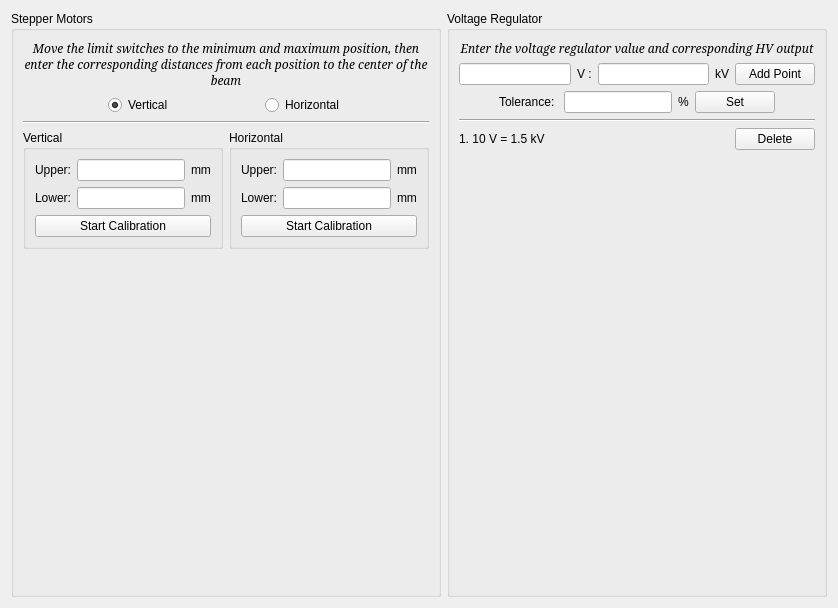
      <widget class="QWidget" name="tab">
       <property name="enabled">
        <bool>true</bool>
       </property>
       <attribute name="title">
        <string>Calibration</string>
       </attribute>
       <layout class="QHBoxLayout" name="horizontalLayout_16">
        <item>
         <widget class="QGroupBox" name="gbStepperCalib">
          <property name="title">
           <string>Stepper Motors</string>
          </property>
          <layout class="QVBoxLayout" name="verticalLayout_14">
           <item>
            <widget class="QLabel" name="label_55">
             <property name="font">
              <font>
               <family>MS Serif</family>
               <italic>true</italic>
              </font>
             </property>
             <property name="text">
              <string>&lt;html&gt;&lt;head/&gt;&lt;body&gt;&lt;p&gt;Move the limit switches to the minimum and maximum position, then enter the corresponding distances from each position to the center of the beam&lt;/p&gt;&lt;/body&gt;&lt;/html&gt;</string>
             </property>
             <property name="alignment">
              <set>Qt::AlignCenter</set>
             </property>
             <property name="wordWrap">
              <bool>true</bool>
             </property>
            </widget>
           </item>
           <item>
            <layout class="QHBoxLayout" name="horizontalLayout">
             <item>
              <spacer name="horizontalSpacer_27">
               <property name="orientation">
                <enum>Qt::Horizontal</enum>
               </property>
               <property name="sizeHint" stdset="0">
                <size>
                 <width>40</width>
                 <height>20</height>
                </size>
               </property>
              </spacer>
             </item>
             <item>
              <widget class="QRadioButton" name="rbVCalib">
               <property name="text">
                <string>Vertical</string>
               </property>
               <property name="checked">
                <bool>true</bool>
               </property>
              </widget>
             </item>
             <item>
              <spacer name="horizontalSpacer_29">
               <property name="orientation">
                <enum>Qt::Horizontal</enum>
               </property>
               <property name="sizeHint" stdset="0">
                <size>
                 <width>40</width>
                 <height>20</height>
                </size>
               </property>
              </spacer>
             </item>
             <item>
              <widget class="QRadioButton" name="rbHCalib">
               <property name="text">
                <string>Horizontal</string>
               </property>
              </widget>
             </item>
             <item>
              <spacer name="horizontalSpacer_28">
               <property name="orientation">
                <enum>Qt::Horizontal</enum>
               </property>
               <property name="sizeHint" stdset="0">
                <size>
                 <width>40</width>
                 <height>20</height>
                </size>
               </property>
              </spacer>
             </item>
            </layout>
           </item>
           <item>
            <widget class="Line" name="line_16">
             <property name="orientation">
              <enum>Qt::Horizontal</enum>
             </property>
            </widget>
           </item>
           <item>
            <layout class="QHBoxLayout" name="horizontalLayout_15">
             <item>
              <widget class="QGroupBox" name="gbVCalib">
               <property name="enabled">
                <bool>true</bool>
               </property>
               <property name="title">
                <string>Vertical</string>
               </property>
               <layout class="QVBoxLayout" name="verticalLayout_3">
                <item>
                 <layout class="QGridLayout" name="gridLayout_2">
                  <item row="0" column="0">
                   <widget class="QLabel" name="label">
                    <property name="text">
                     <string>Upper:</string>
                    </property>
                   </widget>
                  </item>
                  <item row="0" column="1">
                   <widget class="QLineEdit" name="txtVCalibUpper">
                    <property name="maxLength">
                     <number>10</number>
                    </property>
                    <property name="alignment">
                     <set>Qt::AlignCenter</set>
                    </property>
                   </widget>
                  </item>
                  <item row="0" column="2">
                   <widget class="QLabel" name="label_45">
                    <property name="text">
                     <string>mm</string>
                    </property>
                   </widget>
                  </item>
                  <item row="1" column="0">
                   <widget class="QLabel" name="label_47">
                    <property name="text">
                     <string>Lower:</string>
                    </property>
                   </widget>
                  </item>
                  <item row="1" column="1">
                   <widget class="QLineEdit" name="txtVCalibLower">
                    <property name="maxLength">
                     <number>10</number>
                    </property>
                    <property name="alignment">
                     <set>Qt::AlignCenter</set>
                    </property>
                   </widget>
                  </item>
                  <item row="1" column="2">
                   <widget class="QLabel" name="label_46">
                    <property name="text">
                     <string>mm</string>
                    </property>
                   </widget>
                  </item>
                 </layout>
                </item>
                <item>
                 <widget class="QPushButton" name="btnStartVCalib">
                  <property name="text">
                   <string>Start Calibration</string>
                  </property>
                 </widget>
                </item>
               </layout>
              </widget>
             </item>
             <item>
              <widget class="QGroupBox" name="gbHCalib">
               <property name="enabled">
                <bool>true</bool>
               </property>
               <property name="title">
                <string>Horizontal</string>
               </property>
               <layout class="QVBoxLayout" name="verticalLayout_9">
                <item>
                 <layout class="QGridLayout" name="gridLayout_7">
                  <item row="0" column="0">
                   <widget class="QLabel" name="label_48">
                    <property name="text">
                     <string>Upper:</string>
                    </property>
                   </widget>
                  </item>
                  <item row="0" column="1">
                   <widget class="QLineEdit" name="txtHCalibUpper">
                    <property name="maxLength">
                     <number>10</number>
                    </property>
                    <property name="alignment">
                     <set>Qt::AlignCenter</set>
                    </property>
                   </widget>
                  </item>
                  <item row="0" column="2">
                   <widget class="QLabel" name="label_49">
                    <property name="text">
                     <string>mm</string>
                    </property>
                   </widget>
                  </item>
                  <item row="1" column="0">
                   <widget class="QLabel" name="label_50">
                    <property name="text">
                     <string>Lower:</string>
                    </property>
                   </widget>
                  </item>
                  <item row="1" column="1">
                   <widget class="QLineEdit" name="txtHCalibLower">
                    <property name="maxLength">
                     <number>10</number>
                    </property>
                    <property name="alignment">
                     <set>Qt::AlignCenter</set>
                    </property>
                   </widget>
                  </item>
                  <item row="1" column="2">
                   <widget class="QLabel" name="label_52">
                    <property name="text">
                     <string>mm</string>
                    </property>
                   </widget>
                  </item>
                 </layout>
                </item>
                <item>
                 <widget class="QPushButton" name="btnStartHCalib">
                  <property name="text">
                   <string>Start Calibration</string>
                  </property>
                 </widget>
                </item>
               </layout>
              </widget>
             </item>
            </layout>
           </item>
           <item>
            <spacer name="verticalSpacer_10">
             <property name="orientation">
              <enum>Qt::Vertical</enum>
             </property>
             <property name="sizeHint" stdset="0">
              <size>
               <width>20</width>
               <height>40</height>
              </size>
             </property>
            </spacer>
           </item>
          </layout>
         </widget>
        </item>
        <item>
         <widget class="QGroupBox" name="gbVolCalib">
          <property name="enabled">
           <bool>true</bool>
          </property>
          <property name="title">
           <string>Voltage Regulator</string>
          </property>
          <layout class="QVBoxLayout" name="verticalLayout_17">
           <item>
            <widget class="QLabel" name="label_58">
             <property name="font">
              <font>
               <family>MS Serif</family>
               <italic>true</italic>
              </font>
             </property>
             <property name="text">
              <string>&lt;html&gt;&lt;head/&gt;&lt;body&gt;&lt;p&gt;Enter the voltage regulator value and corresponding HV output&lt;/p&gt;&lt;/body&gt;&lt;/html&gt;</string>
             </property>
             <property name="alignment">
              <set>Qt::AlignCenter</set>
             </property>
             <property name="wordWrap">
              <bool>true</bool>
             </property>
            </widget>
           </item>
           <item>
            <layout class="QHBoxLayout" name="horizontalLayout_4">
             <item>
              <widget class="QLineEdit" name="lineEdit_6">
               <property name="maxLength">
                <number>10</number>
               </property>
               <property name="alignment">
                <set>Qt::AlignCenter</set>
               </property>
              </widget>
             </item>
             <item>
              <widget class="QLabel" name="label_19">
               <property name="text">
                <string>V :</string>
               </property>
              </widget>
             </item>
             <item>
              <widget class="QLineEdit" name="lineEdit_7">
               <property name="maxLength">
                <number>10</number>
               </property>
               <property name="alignment">
                <set>Qt::AlignCenter</set>
               </property>
              </widget>
             </item>
             <item>
              <widget class="QLabel" name="label_20">
               <property name="text">
                <string>kV</string>
               </property>
              </widget>
             </item>
             <item>
              <widget class="QPushButton" name="pushButton_3">
               <property name="text">
                <string>Add Point</string>
               </property>
              </widget>
             </item>
            </layout>
           </item>
           <item>
            <layout class="QHBoxLayout" name="horizontalLayout_10">
             <item>
              <spacer name="horizontalSpacer_3">
               <property name="orientation">
                <enum>Qt::Horizontal</enum>
               </property>
               <property name="sizeHint" stdset="0">
                <size>
                 <width>40</width>
                 <height>20</height>
                </size>
               </property>
              </spacer>
             </item>
             <item>
              <widget class="QLabel" name="label_25">
               <property name="text">
                <string>Tolerance: </string>
               </property>
              </widget>
             </item>
             <item>
              <widget class="QLineEdit" name="lineEdit_8">
               <property name="maxLength">
                <number>10</number>
               </property>
               <property name="alignment">
                <set>Qt::AlignCenter</set>
               </property>
              </widget>
             </item>
             <item>
              <widget class="QLabel" name="label_41">
               <property name="text">
                <string>%</string>
               </property>
              </widget>
             </item>
             <item>
              <widget class="QPushButton" name="pushButton_6">
               <property name="text">
                <string>Set</string>
               </property>
              </widget>
             </item>
             <item>
              <spacer name="horizontalSpacer_4">
               <property name="orientation">
                <enum>Qt::Horizontal</enum>
               </property>
               <property name="sizeHint" stdset="0">
                <size>
                 <width>40</width>
                 <height>20</height>
                </size>
               </property>
              </spacer>
             </item>
            </layout>
           </item>
           <item>
            <widget class="Line" name="line_8">
             <property name="orientation">
              <enum>Qt::Horizontal</enum>
             </property>
            </widget>
           </item>
           <item>
            <layout class="QHBoxLayout" name="horizontalLayout_7">
             <item>
              <widget class="QLabel" name="label_24">
               <property name="text">
                <string>&lt;html&gt;&lt;head/&gt;&lt;body&gt;&lt;p&gt;1. 10 V = 1.5 kV&lt;/p&gt;&lt;/body&gt;&lt;/html&gt;</string>
               </property>
              </widget>
             </item>
             <item>
              <spacer name="horizontalSpacer_7">
               <property name="orientation">
                <enum>Qt::Horizontal</enum>
               </property>
               <property name="sizeHint" stdset="0">
                <size>
                 <width>40</width>
                 <height>20</height>
                </size>
               </property>
              </spacer>
             </item>
             <item>
              <widget class="QPushButton" name="pushButton_4">
               <property name="text">
                <string>Delete</string>
               </property>
              </widget>
             </item>
            </layout>
           </item>
           <item>
            <spacer name="verticalSpacer_2">
             <property name="orientation">
              <enum>Qt::Vertical</enum>
             </property>
             <property name="sizeHint" stdset="0">
              <size>
               <width>20</width>
               <height>435</height>
              </size>
             </property>
            </spacer>
           </item>
          </layout>
         </widget>
        </item>
       </layout>
      </widget>
